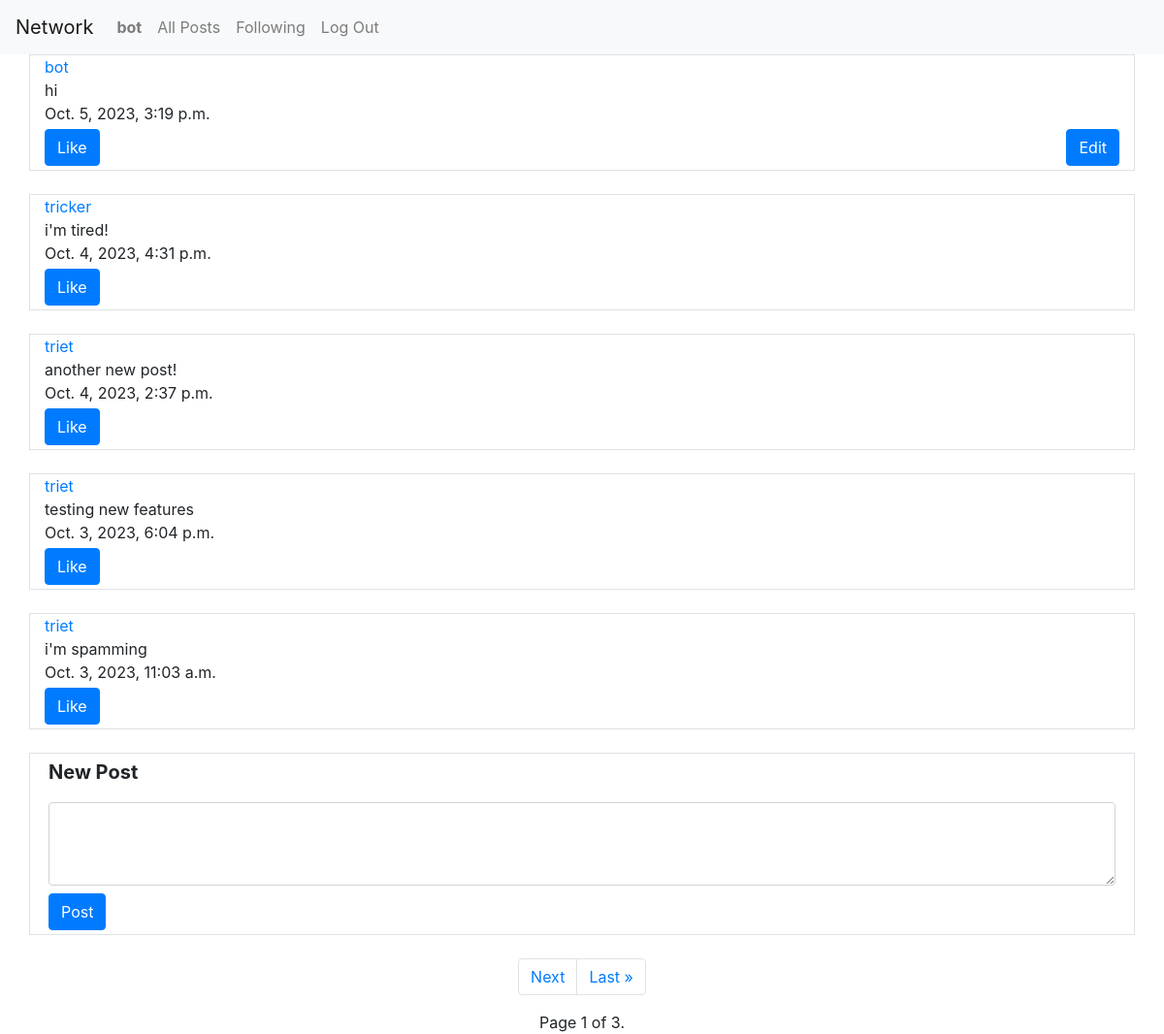
The app's page / (signed in) with its own data.
### network/models.py (models this page shows, shortened)
class User(AbstractUser):
    pass

class Post(models.Model):
    username = models.ForeignKey(User, on_delete=models.CASCADE, related_name="username_post")
    content = models.CharField(max_length=500)
    date = models.DateTimeField(auto_now_add=True)

### network/views.py (the view)
# urls.py: path("", views.index, name="index"),
def index(request):
    posts = Post.objects.all().order_by("-date")
    paginator = Paginator(posts, 5)
    page_number = request.GET.get("page")
    page_obj = paginator.get_page(page_number)
    return render(request, "network/index.html", {
        "posts": posts,
        "page_obj": page_obj
    })

### network/templates/network/index.html (shortened to what this page needs)
{% extends "network/layout.html" %}
{% load static %}
{% block body %}
    {% for post in page_obj %}
        <div class="container border">
                <div class="row">
                    <div class="col">
                        <a href="{% url 'profile' post.username.id %}">{{ post.username }}</a>
                    </div>
                </div>
                <div class="row">
                    <div class="col">
                        {{ post.content }}
                    </div>
                </div>
                <div class="row">
                    <div class="col">
                        {{ post.date }}
                    </div>
                </div>
                <div class="row justify-content-between">
                    <div class="col-auto mt-1 mb-1">
                        <button class="btn btn-primary like" type="submit">Like</button>
                    </div>
                    {% if request.user == post.username %}
                        <div class="col-auto mt-1 mb-1">
                            <button type="button" class="btn btn-primary edit" data-toggle="modal" data-target="#edit_post_{{ post.id }}">Edit</button>
                        </div>
                    {% endif %}
                </div>
        </div><br>
    {% endfor %}
    <div class="container border">
        <form action="{% url 'new_post' %}" method="post">
            <div class="row p-1">
                <div class="col">
                    <label class="font-weight-bold lead" for="post">New Post</label>
                </div>
            </div>
            <div class="row p-1">
                <div class="col">
                    <textarea class="form-control" name="post" rows="3"></textarea>
                </div>
            </div>
            <div class="row p-1">
                <div class="col">
                    <button class="btn btn-primary" type="submit">Post</button>
                </div>
            </div>
        </form>
    </div><br>
    <div class="static-bottom">
        <ul class="pagination justify-content-center">
            {% if page_obj.has_next %}
                <li class="page-item"><a class="page-link" href="?page={{ page_obj.next_page_number }}">Next</a></li>
                <li class="page-item"><a class="page-link" href="?page={{ page_obj.paginator.num_pages }}">Last &raquo;</a></li>
            {% endif %}
        </ul>
        <div class="text-center">
            Page {{ page_obj.number }} of {{ page_obj.paginator.num_pages }}.
        </div>
    </div>
{% endblock %}

### network/templates/network/layout.html (shortened to what this page needs)
{% load static %}
<!DOCTYPE html>
<html lang="en">
    <head>
        <link rel="stylesheet" href="https://stackpath.bootstrapcdn.com/bootstrap/4.4.1/css/bootstrap.min.css">
        <link href="{% static 'network/styles.css' %}" rel="stylesheet">
    </head>
    <body>
        <nav class="navbar navbar-expand-lg navbar-light bg-light">
            <a class="navbar-brand" href="#">Network</a>
            <div>
              <ul class="navbar-nav mr-auto">
                {% if user.is_authenticated %}
                    <li class="nav-item">
                        {% if user == request.user %}
                            <a class="nav-link" href="{% url 'profile' user.id %}"><strong>{{ user.username }}</strong></a>
                        {% else %}
                            <a class="nav-link" href="{% url 'profile' request.user.id %}"><strong>{{ request.user.username }}</strong></a>
                        {% endif %}
                    </li>
                {% endif %}
                <li class="nav-item">
                  <a class="nav-link" href="{% url 'index' %}">All Posts</a>
                </li>
                {% if user.is_authenticated %}
                    <li class="nav-item">
                        <a class="nav-link" href="{% url 'following' %}">Following</a>
                    </li>
                    <li class="nav-item">
                        <a class="nav-link" href="{% url 'logout' %}">Log Out</a>
                    </li>
                {% endif %}
              </ul>
            </div>
          </nav>
        <div class="body">
            {% block body %}
            {% endblock %}
        </div>
    </body>
</html>

### records on screen
User: username "bot"
Post: username "bot", content "hi", date "Oct. 5, 2023, 3:19 p.m."
Post: username "tricker", content "i'm tired!", date "Oct. 4, 2023, 4:31 p.m."
Post: username "triet", content "another new post!", date "Oct. 4, 2023, 2:37 p.m."
Post: username "triet", content "testing new features", date "Oct. 3, 2023, 6:04 p.m."
Post: username "triet", content "i'm spamming", date "Oct. 3, 2023, 11:03 a.m."

### other values on screen
{{ page_obj.number }} "1"
{{ page_obj.paginator.num_pages }} "3"
